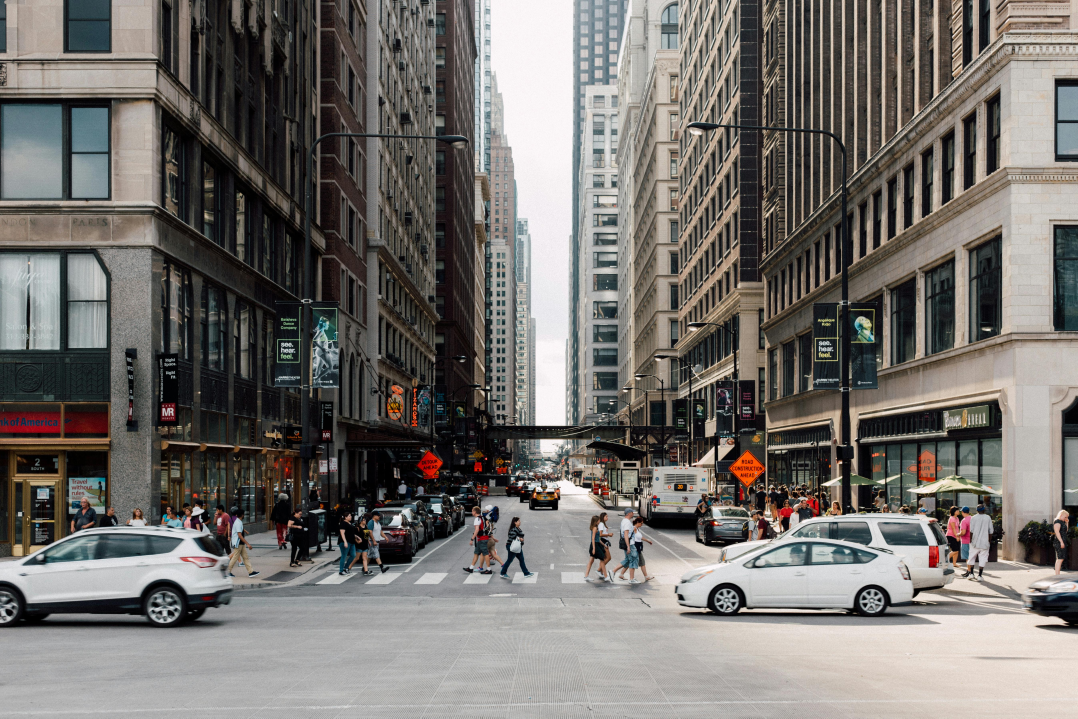
#> input picture street_img.jpg, 5388 x 3592 px, found by its file name (shown at 1/5 size)
$ jupyter execute --allow-errors Realtime_Object_Detection.ipynb
#> lines starting #> are read from the running program, lines starting #| are printed output that depends on the picture
<a href="https://colab.research.google.com/github/madhumitha-r26/DL_Learnings/blob/main/Realtime_Object_Detection.ipynb" target="_parent"></a>

[cell 1]
# from google.colab import drive
# drive.mount('/content/drive')

[cell 2]
import cv2
import numpy as np
import matplotlib.pyplot as plt

#> (a cell that did not finish here is left out)

coco.names - contains pretrained classes (labels)

reading the class files

[cell 4]
classes=[]

with open("/content/drive/MyDrive/Colab Notebooks/DL/coco.names","r") as f:
#> (reads coco.names from the repository)
  classes=f.read().splitlines()

[cell 5]
classes

[cell 6]
len(classes)

load image

[cell 7]
img=cv2.imread("/content/drive/MyDrive/Colab Notebooks/DL/street_img.jpg")
#> img is the input picture: shape (3592, 5388, 3); mean B, G, R 109.4, 113.2, 116.7
blob=cv2.dnn.blobFromImage(img,1/255,(320,320),(0,0,0),swapRB=True,crop=False)

[cell 8]
blob.shape
#> Out = (1, 3, 320, 320)

[cell 9]
i=blob[0].reshape(320,320,3)
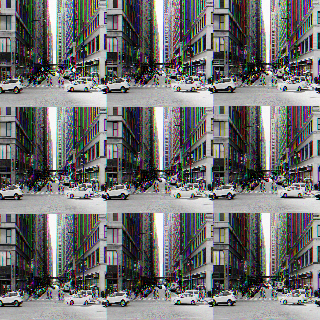
#> i: shape (320, 320, 3) float32; mean of channels 0, 1, 2 0.442, 0.442, 0.442; drawn as B, G, R
plt.imshow(i)

#> (a cell that did not finish here is left out)

defining output layer

#> (a cell that did not finish here is left out)

[cell 12]
height, width, _ = img.shape
#> height = 3592; width = 5388

boxes=[]
confidences=[] # Renamed to confs to avoid conflict with individual confidence score
class_ids=[]

#> (the rest of this cell did not finish here and is left out)

[cell 13]
len(boxes)

[cell 14]
indices=cv2.dnn.NMSBoxes(boxes,confidences,0.5,0,4)

[cell 15]
font=cv2.FONT_HERSHEY_PLAIN
colors=np.random.uniform(0,255,size=(len(boxes),3))

[cell 16]
if isinstance(indices, np.ndarray) and indices.size > 0: # Check if indices is a non-empty numpy array
  # The `colors` array is generated in a previous cell based on `len(boxes)`.
  # If `boxes` was empty, `colors` would be empty.
  # If `indices` is a non-empty NumPy array here, it implies `boxes` was populated,
  # so `colors` should also be populated and correctly sized.
  for i in indices.flatten():
    x,y,w,h=boxes[i]
    label=str(classes[class_ids[i]])
    confi=str(round(confidences[i],2))
    color=colors[i].tolist() # Corrected variable name and converted to list for cv2

    cv2.rectangle(img,(x,y),(x+w,y+h),color,2) # Changed 'i' to a fixed thickness, e.g., 2
    cv2.putText(img,label+" "+confi,(x,y+20),font,2,color,2) # Changed text color to 'color' and thickness to 2

[cell 17]
plt.imshow(img)

[cell 18]
cv2.imwrite("/content/drive/MyDrive/Colab Notebooks/DL/street.jpg",img)
#> Out = True
